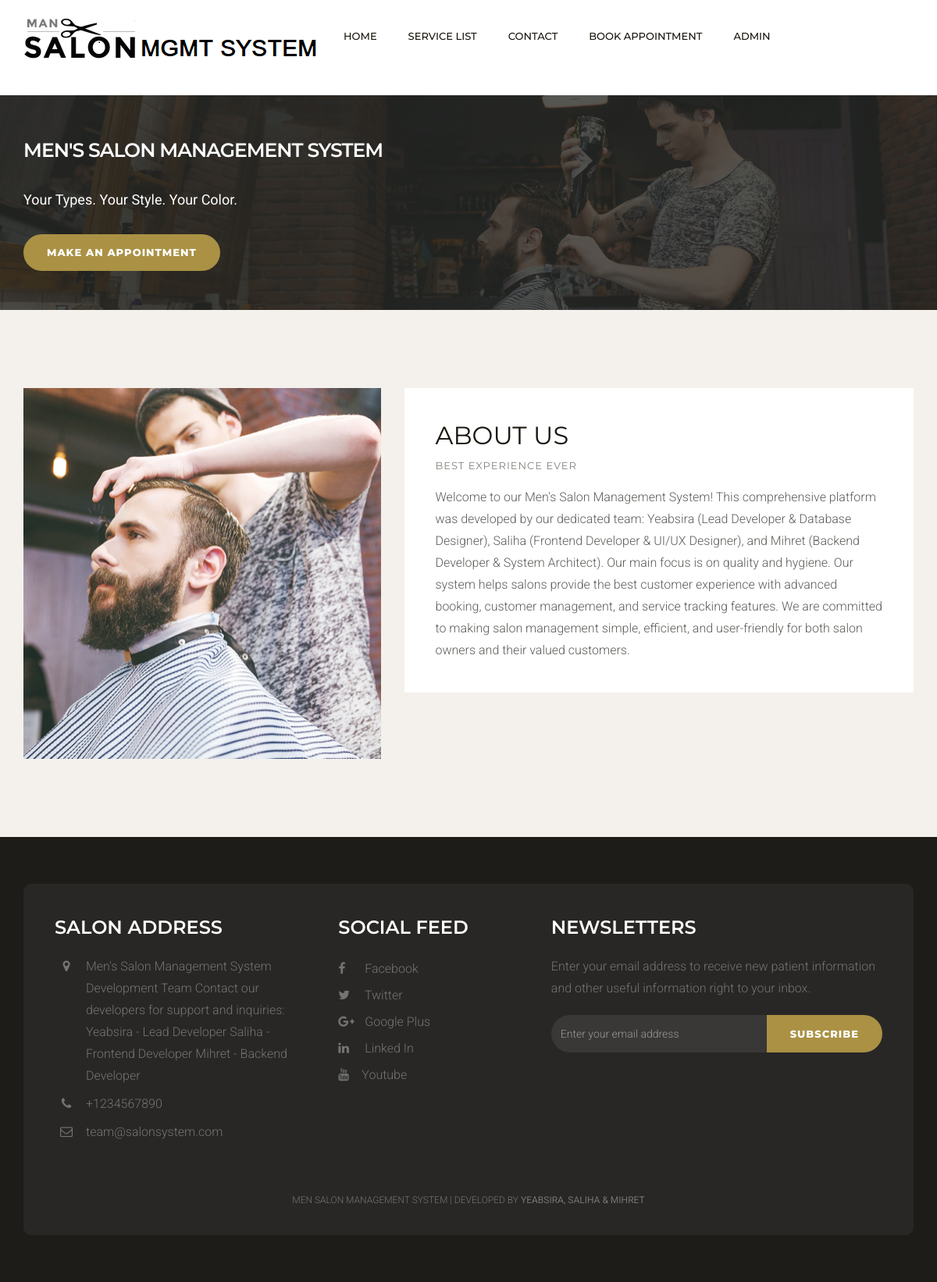
The app's page /msms/index.php with its own data.
### tables this page shows
CREATE TABLE `tblpage` (
  `ID` int(10) NOT NULL,
  `PageType` varchar(200) DEFAULT NULL,
  `PageTitle` mediumtext DEFAULT NULL,
  `PageDescription` mediumtext DEFAULT NULL,
  `Email` varchar(200) DEFAULT NULL,
  `MobileNumber` bigint(10) DEFAULT NULL,
  `UpdationDate` date DEFAULT NULL,
  `Timing` varchar(200) NOT NULL
);

### msms/index.php (the view, shortened to what this page needs)
<?php
include('includes/dbconnection.php');
?>
<!DOCTYPE html>
<html lang="en">
<head>
    <link href="css/bootstrap.min.css" rel="stylesheet">
    <link href="css/font-awesome.min.css" rel="stylesheet">
    <link href="css/style.css" rel="stylesheet">
</head>
<body>
    <?php include_once('includes/header.php');?>
    <div class="hero-section">
        <div class="container">
            <div class="row">
                <div class="col-lg-6 col-md-6 col-sm-6 col-xs-12">
                    <h1 class="hero-title">Men's salon Management System</h1>
                    <p class="hero-text"><strong>Your Types. Your Style. Your Color.</strong> </p>
                    <a href="appointment.php" class="btn btn-default">Make an Appointment</a> </div>
            </div>
        </div>
    </div>
    <div class="space-medium bg-default">
        <div class="container">
            <div class="row">
                <div class="col-lg-5 col-md-5 col-sm-12 col-xs-12"><img src="images/about-img.jpg" alt="" class="img-responsive"></div>
                <div class="col-lg-7 col-md-7 col-sm-12 col-xs-12">
                    <div class="well-block">
                        <?php
$ret=mysqli_query($con,"select * from tblpage where PageType='aboutus' ");
while ($row=mysqli_fetch_array($ret)) {
?>
                        <h1><?php  echo $row['PageTitle'];?></h1>
                        <h5 class="small-title ">best experience ever</h5>
                        <p><?php  echo $row['PageDescription'];?></p><?php } ?>
                         </div>
                </div>
            </div>
        </div>
    </div>
    <?php include_once('includes/footer.php');?>
</body>
</html>

### msms/includes/footer.php (shortened to what this page needs)
<?php
include('includes/dbconnection.php');
  ?>
<div class="footer">
        <div class="container">
            <div class="footer-block">
                <div class="row">
                    <div class="col-lg-4 col-md-4 col-sm-6 col-xs-12">
                        <div class="footer-widget">
                            <h2 class="widget-title">Salon Address</h2>
                            <ul class="listnone contact">
                                <?php
$ret=mysqli_query($con,"select * from tblpage where PageType='contactus' ");
while ($row=mysqli_fetch_array($ret)) {
?>
                                <li><i class="fa fa-map-marker"></i> <?php  echo $row['PageDescription'];?> </li>
                                <li><i class="fa fa-phone"></i> +<?php  echo $row['MobileNumber'];?></li>
                                <li><i class="fa fa-envelope-o"></i>  <?php  echo $row['Email'];?></li><?php } ?>
                            </ul>
                        </div>
                    </div>
                    <div class="col-lg-3 col-md-3 col-sm-6 col-xs-12">
                        <div class="footer-widget footer-social">
                            <h2 class="widget-title">Social Feed</h2>
                            <ul class="listnone">
                                <li>
                                    <a href="#"> <i class="fa fa-facebook"></i> Facebook </a>
                                </li>
                                <li><a href="#"><i class="fa fa-twitter"></i> Twitter</a></li>
                                <li><a href="#"><i class="fa fa-google-plus"></i> Google Plus</a></li>
                                <li><a href="#"><i class="fa fa-linkedin"></i> Linked In</a></li>
                                <li>
                                    <a href="#"> <i class="fa fa-youtube"></i>Youtube</a>
                                </li>
                            </ul>
                        </div>
                    </div>
                    <div class="col-lg-5 col-md-5 col-sm-12 col-xs-12">
                        <div class="footer-widget widget-newsletter">
                            <h2 class="widget-title">Newsletters</h2>
                            <p>Enter your email address to receive new patient information and other useful information right to your inbox.</p>
                            <form method="post">
                            <div class="input-group">
                                <input type="text" class="form-control" placeholder="Enter your email address" name="email">
                                <span class="input-group-btn">
                            <button class="btn btn-default" type="submit" value="submit" name="sub">Subscribe</button>
                            </span>
                            </div></form>
                        </div>
                    </div>
                </div>
                <div class="tiny-footer">
                    <div class="row">
                        <div class="col-lg-12 col-md-12 col-sm-12 col-xs-12">
                            <div class="copyright-content">
                                <p> Men Salon Management System | Developed by <strong>Yeabsira, Saliha & Mihret</strong></p>
                            </div>
                        </div>
                    </div>
                </div>
            </div>
        </div>
    </div>

### msms/css/style.css (style rules this page uses)
body { font-size: 16px; background-color: #fff; color: #5d5c59; font-family: 'Roboto', sans-serif; line-height: 28px; font-weight: 300; }
h1, h2, h3, h4, h5, h6 { margin: 0; padding: 0; margin-bottom: 10px; color: #18150d; font-weight: 400; font-family: 'Montserrat', sans-serif; text-transform: uppercase; -webkit-font-smoothing: antialiased; text-rendering: optimizeLegibility; }
h1 { font-size: 32px; line-height: 42px; }
h2 { font-size: 24px; line-height: 32px; }
h5 { font-size: 14px; }
p { margin: 0 0 20px; }
p:last-child { margin-bottom: 0px; }
ul, ol { margin: 0; }
a { color: #aa9144; text-decoration: none; -webkit-transition: all 0.3s; -moz-transition: all 0.3s; transition: all 0.3s; }
b, strong { font-weight: 400; }
.listnone { list-style: none; padding: 0px; }
.form-control { width: 100%; height: 50px; padding: 6px 12px; font-size: 16px; line-height: 1.42857143; color: #333; background-color: #fff; border: 1px solid #dcd9d3; background-image: none; border-radius: 10px; -webkit-box-shadow: inset 0 0px 0px rgba(255, 255, 255, .075); box-shadow: inset 3px 3px 3px rgba(255, 255, 255, .075); margin-bottom: 15px; }
.btn { display: inline-block; padding: 14px 30px; margin-bottom: 0; font-size: 13px; font-weight: 800; letter-spacing: 1px; line-height: 1.42857143; text-align: center; border: none; text-transform: uppercase; border-radius: 100px;font-family: 'Montserrat', sans-serif; -webkit-font-smoothing: antialiased; text-rendering: optimizeLegibility; }
.btn-default { color: #fff; background-color: #aa9144; }
.space-medium { padding-top: 100px; padding-bottom: 100px; }
.bg-default { background-color: #f4f1ec; }
.small-title { color: #84837f; font-size: 13px; letter-spacing: 1px; margin-bottom: 20px; }
.well-block { background-color: #fff;padding: 40px; }
.hero-section { padding-top: 135px; padding-bottom: 135px; background: linear-gradient(rgba(36, 39, 38, 0.5), rgba(36, 39, 38, 0.5)), rgba(36, 39, 38, 0.5) url(../images/hero-img.jpg) no-repeat center; background-size: cover; }
.hero-title { font-size: 46px; color: #fff; line-height: 58px; font-weight: 600; margin-bottom: 30px; letter-spacing: -1px; }
.hero-text { font-size: 18px; color: #fff; margin-bottom: 30px; }
.footer { background-color: #1e1c18; padding-top: 60px; padding-bottom: 60px; }
.footer-block { background-color: #282725;padding: 40px 40px 10px 40px; border-radius: 10px; }
.footer-widget p { color: #747474; }
.footer-widget .widget-title { color: #fff; font-weight: 600; padding-bottom: 20px; margin-bottom: 30px; }
.footer-widget li a { color: #747474; line-height: 34px; }
.footer-social ul li a i { padding-right: 10px; width: 30px; }
.footer .contact li { position: relative; padding-left: 40px; display: block; ' margin-bottom: 8px; padding: 0 0 8px 40px; color: #747474; }
.footer .contact li i { display: block; position: absolute; top: 5px; left: 0; width: 30px; font-size: 16px; text-align: center; }
.widget-newsletter .form-control { height: 48px; color: #eee; background-color: #393836; border: none; box-shadow: none; font-size: 14px; border-radius: 30px 0px 0px 30px; }
.widget-newsletter button { height: 48px; }
.tiny-footer { padding-top: 19px; padding-bottom: 9px; font-size: 12px; color: #56575e; text-align: left; text-transform: uppercase; text-align: center; }
.copyright-content { padding: 12px; color: #747474; }
.widget-title { margin-bottom: 20px; }
@media only screen and (max-width : 1200px) { .hero-title { font-size: 25px; line-height: 40px; } }
@media only screen and (max-width : 1200px) { .hero-section { padding-top: 50px; padding-bottom: 50px; } }
@media only screen and (max-width : 1200px) { .footer-widget { margin-bottom: 20px; } }
@media only screen and (max-width : 1200px) { .footer-widget .widget-title { margin-bottom: 0px; } }

### records on screen
tblpage: PageTitle "ABOUT US", PageDescription "Welcome to our Men's Salon Management System! This comprehensive platform was developed by our dedicated team: Yeabsira (Lead Developer & Database Designer), Saliha (Frontend Developer & UI/UX Designer), and Mihret (Backend Developer & System Architect). Our main focus is on quality and hygiene. Our system helps salons provide the best customer experience with advanced booking, customer management, and service tracking features. We are committed to making salon management simple, efficient, and user-friendly for both salon owners and their valued customers."
tblpage: PageDescription "Men's Salon Management System Development Team Contact our developers for support and inquiries: Yeabsira - Lead Developer Saliha - Frontend Developer Mihret - Backend Developer", MobileNumber "1234567890", Email "team@salonsystem.com"
